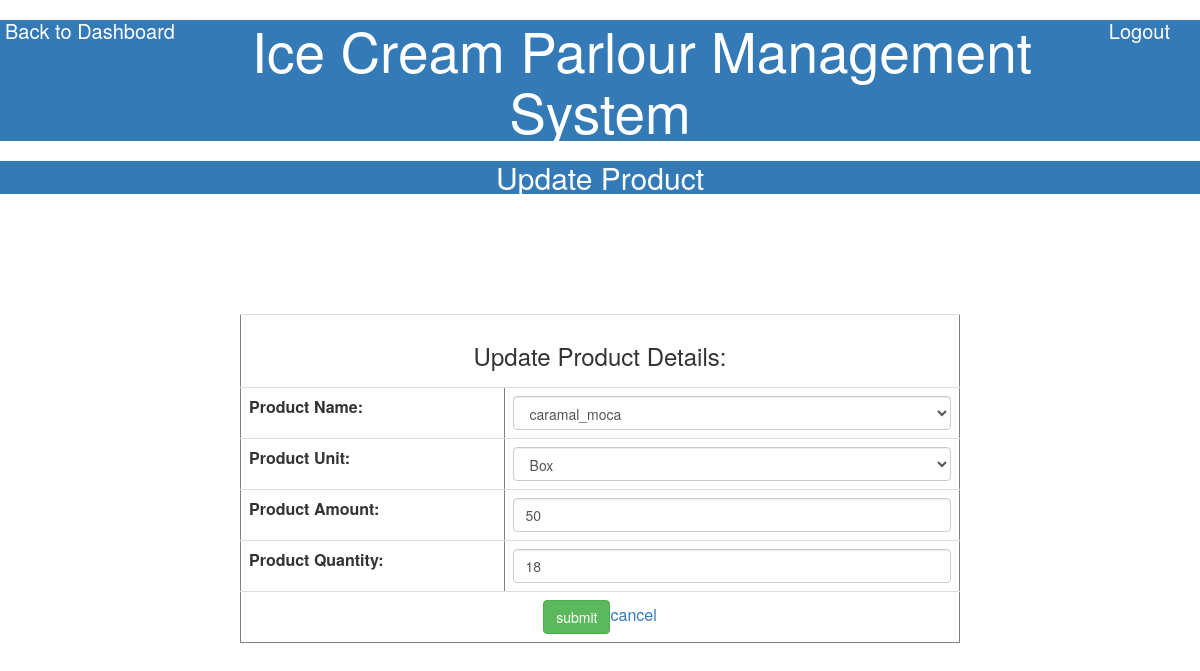
The app's page /admin/updateproductform.php?sid=43 (signed in) with its own data.
### tables this page shows
CREATE TABLE `product_detail` (
  `p_id` int(11) NOT NULL,
  `p_name` varchar(100) NOT NULL,
  `p_unit` varchar(100) NOT NULL,
  `p_amount` double NOT NULL,
  `remaining_quantity` varchar(100) NOT NULL
);

### admin/updateproductform.php (the view, shortened to what this page needs)
<?php
include('dbcon.php');
$sid=$_GET['sid'];
$sql="select * from product_detail where p_id='$sid'";
$run=mysqli_query($con,$sql);
$data=mysqli_fetch_assoc($run);
?>
<html>
<head>
  <link rel="stylesheet" href="https://maxcdn.bootstrapcdn.com/bootstrap/3.4.0/css/bootstrap.min.css">
<link rel="stylesheet" href="" type="text/css">
</head>
<body>
<div>
<h4><a href="admindashboard.php" style="float:left;margin-left:5px;color:#fff;font-size:20px;">Back to Dashboard</a></h4>
<h4><a href="logout.php" style="float:right;margin-right:30px;color:#fff;font-size:20px;">Logout</a></h4>
<h1 class="bg-primary text-center font-weight-bold" style="font-size:55px;">Ice Cream Parlour Management System</h1>
<h1 class="bg-primary text-center font-weight-bold" style="font-size:30px;">Update Product</h1>
</div>
<form action="updateproductdata.php" method="post">
<br>
<table align="center" class="table table-borders" border="1" style="width:60%; height:40%; margin-top:90px;">
<tr>
<th colspan="2" align="center"><center><h3>Update Product Details:</h3></center></th>
</tr>
<tr>
<th align="center">Product Name:</th>
<td>
<select name="p_name" class="form-control" required>
<option><?php echo $data['p_name'];?></option>
</select>
</td>
</tr>
<tr>
<th align="center">Product Unit:</th>
<td>
<select name="p_unit" class="form-control" required>
<option><?php echo $data['p_unit'];?></option>
</select>
</td>
</tr>
<tr>
<th align="center"> Product Amount:</th>
<td align="center"><input type="text" name="p_amount" value=<?php echo $data['p_amount'];?>  class="form-control" autocomplete="off" required></td>
</tr>
<tr>
<th align="center">Product Quantity:</th>
<td align="center"><input type="text" name="p_quantity" value=<?php echo $data['remaining_quantity'];?> class="form-control" class="text-center" required></td>
</tr>
<tr>
<td colspan="2" align="center">
<input type="submit" name="p_submit" value="submit" class="btn btn-success"><a href="updateproduct.php">cancel</a>
</td>
</tr>
</table>
</form>
</body>
</html>

### records on screen
product_detail: p_name "caramal_moca", p_unit "Box", p_amount "50", p_quantity "18"
